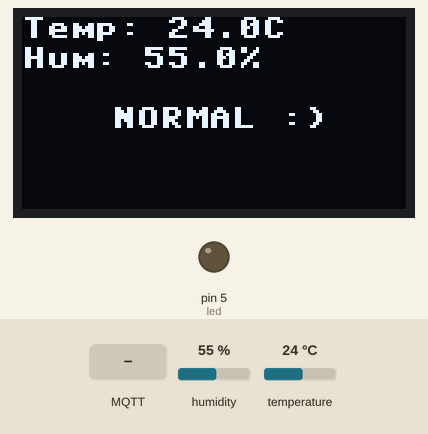
The program below on a simulated MicroPython board. Shown: 128×64 one-colour display, output pins drawn as LEDs (lit = HIGH). The test bench sets the inputs (shaded band); at power-on: temperature 24 °C, humidity 55 %. WiFi joins after 1.5 s; the clock reads 2024-03-15 10:24:30 at power-on unless the program sets it; files the program writes start out absent; no MQTT or app messages arrive unless stated; library files of the repository ran but are not shown: ssd1306.py, ds1307.py; what the program prints to the serial console is not drawn.

Above: at 5.4 s.
5.5 s: temperature set to 15.5 °C
At 6.7 s:
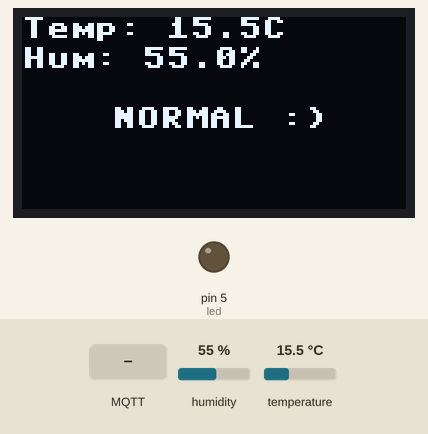
7.9 s: temperature set to 14.5 °C
At 8.9 s:
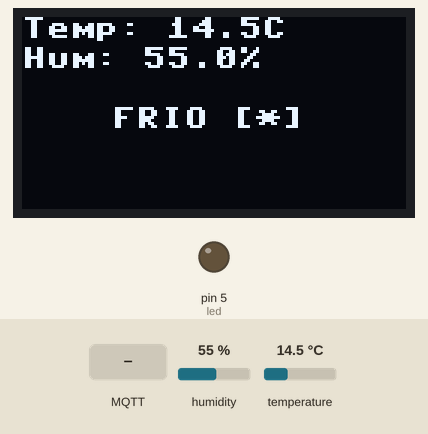
10.3 s: temperature set to 33 °C
At 11.2 s:
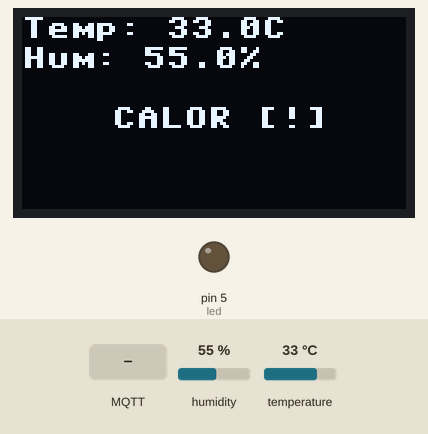
12.7 s: MQTT message "on" arrives on the first subscribed topic
At 15.7 s:
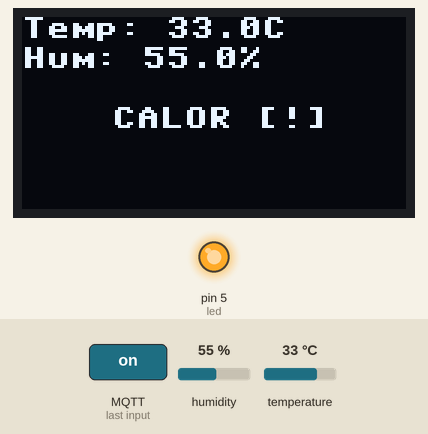
16.0 s: temperature set to 30.4 °C
At 17.1 s:
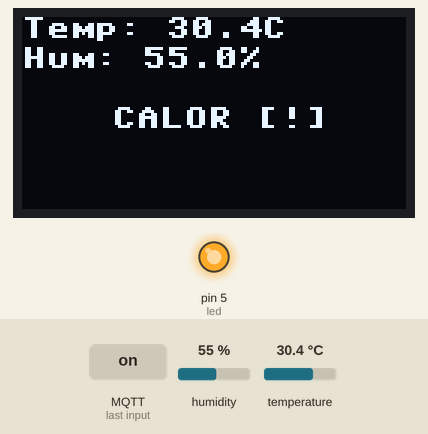
18.4 s: temperature set to 29.4 °C
At 19.4 s:
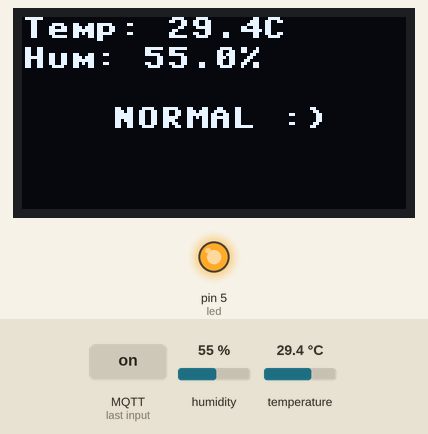
Timing chart, 0 to 21.4 s (numbered marks = the images above; inputs shaded):
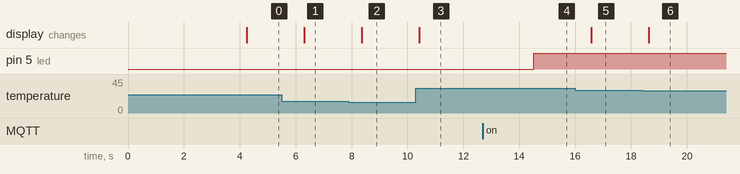

Measured:
- the behaviour switches between 15 and 14.9 °C on temperature (found by bisection; images 1 and 2)
- the behaviour switches between 30.1 and 30 °C on temperature (found by bisection; images 5 and 6)
- after the input at 5.5 s, the display: changes after 0.81 s (image 1)
- after the input at 7.9 s, the display: changes after 0.46 s (image 2)
- after the input at 10.3 s, the display: changes after 0.12 s (image 3)
- after the input at 12.7 s, pin 5 (led): LOW → HIGH after 1.8 s
- after the input at 16.0 s, the display: changes after 0.58 s (image 5)
- after the input at 18.4 s, the display: changes after 0.24 s (image 6)

The program:

main.py
```python
import machine
import dht
import utime
import framebuf
import ssd1306
import ds1307
import os
import sdcard
import network
import ubinascii
from umqtt.simple import MQTTClient

# Configuración del sensor DHT22
dht_pin = machine.Pin(4)
sensor = dht.DHT22(dht_pin)
led = machine.Pin(5, machine.Pin.OUT) #led rojo en d5


# Configuración de la pantalla OLED (I2C en GPIO 21 y 22)
i2c = machine.I2C(0, scl=machine.Pin(22), sda=machine.Pin(21))

# Inicialización del RTC DS1307
rtc = ds1307.DS1307(i2c)
rtc.establecer_fecha(3, 4, 2025)
rtc.establecer_hora(1, 23, 0)

# Inicialización de la microSD con la librería corregida
#spi = machine.SPI(1, baudrate=1000000, sck=machine.Pin(18), mosi=machine.Pin(23), miso=machine.Pin(19))
#cs = machine.Pin(5)  # Chip select
#sd = sdcard.SDCard(spi, cs)
#os.mount(sd, "/sd")
#sd_montada = False
#try:
 #   sd = sdcard.SDCard(spi, cs)
  #  vfs = os.VfsFat(sd)
   # os.mount(vfs, "/sd")
    #sd_montada = True
    #print("SD Montadad correctamente en /sd")
#except Exception as e:
 #   print("Error SD, usando memoria interna:",e)
  #  try:
   #     os.mkdir("/sd)
    #    print #


# Simula el montaje de la SD en Wokwi
try:
    os.mkdir("/sd")
except OSError:
    pass  # La carpeta ya existe

# Configuración WiFi
SSID = "Your WiFi direction"
PASSWORD = "Your Wifi Password"

# Configuración MQTT
MQTT_BROKER = "broker.emqx.io"
MQTT_TOPIC = "data/temp"
MQTT_CLIENT_ID = ubinascii.hexlify(machine.unique_id()).decode()
MQTT_PORT = 1883


# Verificar si el OLED está detectado
devices = i2c.scan()
if 0x3C not in devices:
    print("Error: Pantalla OLED no detectada en el bus I2C")
else:
    print("Pantalla OLED detectada correctamente.")

# Inicializar OLED (128x64)
oled = ssd1306.SSD1306_I2C(128, 64, i2c)

# Imagen monocromática en formato bytearray (debe ser de 1024 bytes para 128x64)
#emoji_bitmap = bytearray([0xFF] * 1024)  # Prueba con una imagen blanca para verificar
emoji_bitmap = bytearray([0xff, 0xff, 0xff, 0xff, 0xff, 0xff, 0xfe, 0x07, 0xff, 0xff, 0xff, 0xff, 0xff, 0xff, 0xff, 0xff,
0xff, 0xff, 0xff, 0xff, 0xff, 0xff, 0xfc, 0x07, 0xff, 0xff, 0xff, 0xff, 0xff, 0xff, 0xff, 0xff,
0xff, 0xff, 0xff, 0xff, 0xff, 0xff, 0xfc, 0x03, 0xcf, 0xff, 0xff, 0xff, 0xff, 0xff, 0xff, 0xff,
0xff, 0xff, 0xff, 0xff, 0xff, 0xff, 0xfc, 0x03, 0x87, 0xff, 0xff, 0xff, 0xff, 0xff, 0xff, 0xff,
0xff, 0xff, 0xff, 0xff, 0xff, 0xff, 0xf0, 0x00, 0x01, 0xff, 0xff, 0xff, 0xff, 0xff, 0xff, 0xff,
0xff, 0xff, 0xff, 0xff, 0xff, 0xff, 0xe0, 0x00, 0x00, 0xff, 0xff, 0xff, 0xff, 0xff, 0xff, 0xff,
0xff, 0xff, 0xff, 0xff, 0xff, 0xff, 0xe1, 0xf8, 0x00, 0xff, 0xff, 0xff, 0xff, 0xff, 0xff, 0xff,
0xff, 0xff, 0xff, 0xff, 0xff, 0xff, 0xe0, 0x0f, 0x01, 0xff, 0xff, 0xff, 0xff, 0xff, 0xff, 0xff,
0xff, 0xff, 0xff, 0xff, 0xff, 0xff, 0xe0, 0x03, 0xc1, 0xff, 0xff, 0xff, 0xff, 0xff, 0xff, 0xff,
0xff, 0xff, 0xff, 0xff, 0xff, 0xff, 0xfc, 0x00, 0xe1, 0xff, 0xff, 0xff, 0xff, 0xff, 0xff, 0xff,
0xff, 0xff, 0xff, 0xff, 0xff, 0xff, 0xe0, 0x70, 0x71, 0xff, 0xff, 0xff, 0xff, 0xff, 0xff, 0xff,
0xff, 0xff, 0xff, 0xff, 0xff, 0xff, 0xe7, 0x04, 0x18, 0x0f, 0xff, 0xff, 0xff, 0xff, 0xff, 0xff,
0xff, 0xff, 0xff, 0xff, 0xff, 0xff, 0xf8, 0x69, 0x4c, 0x0f, 0xff, 0xff, 0xff, 0xff, 0xff, 0xff,
0xff, 0xff, 0xff, 0xff, 0xff, 0xff, 0xe1, 0xe4, 0x44, 0x07, 0xff, 0xff, 0xff, 0xff, 0xff, 0xff,
0xff, 0xff, 0xff, 0xff, 0xff, 0xff, 0xf0, 0x08, 0x42, 0x07, 0xff, 0xff, 0xff, 0xff, 0xff, 0xff,
0xff, 0xff, 0xff, 0xff, 0xff, 0xff, 0xe3, 0x3f, 0x62, 0x07, 0xff, 0xff, 0xff, 0xff, 0xff, 0xff,
0xff, 0xff, 0xff, 0xff, 0xff, 0xff, 0xe0, 0x41, 0x9a, 0x03, 0xff, 0xff, 0xff, 0xff, 0xff, 0xff,
0xff, 0xff, 0xff, 0xff, 0xff, 0xff, 0xf8, 0x1b, 0x7a, 0x0f, 0xff, 0xff, 0xff, 0xff, 0xff, 0xff,
0xff, 0xff, 0xff, 0xff, 0xff, 0xff, 0xe0, 0x34, 0x3f, 0x3f, 0xff, 0xff, 0xff, 0xff, 0xff, 0xff,
0xff, 0xff, 0xff, 0xff, 0xff, 0xff, 0xe3, 0xec, 0x3f, 0x3f, 0xff, 0xff, 0xff, 0xff, 0xff, 0xff,
0xff, 0xff, 0xff, 0xff, 0xff, 0xff, 0xe2, 0xc4, 0x3f, 0x3f, 0xff, 0xff, 0xff, 0xff, 0xff, 0xff,
0xff, 0xff, 0xff, 0xff, 0xff, 0xff, 0xe9, 0x44, 0x7f, 0x0f, 0xff, 0xff, 0xff, 0xff, 0xff, 0xff,
0xff, 0xff, 0xff, 0xff, 0xff, 0xff, 0xe2, 0x1a, 0xfe, 0x03, 0xff, 0xff, 0xff, 0xff, 0xff, 0xff,
0xff, 0xff, 0xff, 0xff, 0xff, 0xff, 0xe0, 0x94, 0x7e, 0x03, 0xff, 0xff, 0xff, 0xff, 0xff, 0xff,
0xff, 0xff, 0xff, 0xff, 0xff, 0xff, 0xe4, 0x91, 0xe0, 0x07, 0xff, 0xff, 0xff, 0xff, 0xff, 0xff,
0xff, 0xff, 0xff, 0xff, 0xff, 0xff, 0xe8, 0x88, 0x00, 0x07, 0xff, 0xff, 0xff, 0xff, 0xff, 0xff,
0xff, 0xff, 0xff, 0xff, 0xff, 0xff, 0xe8, 0x88, 0x20, 0x07, 0xff, 0xff, 0xff, 0xff, 0xff, 0xff,
0xff, 0xff, 0xff, 0xff, 0xff, 0xff, 0xf0, 0x84, 0x20, 0x0f, 0xff, 0xff, 0xff, 0xff, 0xff, 0xff,
0xff, 0xff, 0xff, 0xff, 0xff, 0xff, 0xf0, 0x82, 0x20, 0xcf, 0xff, 0xff, 0xff, 0xff, 0xff, 0xff,
0xff, 0xff, 0xff, 0xff, 0xff, 0xff, 0xe0, 0x81, 0x81, 0xff, 0xff, 0xff, 0xff, 0xff, 0xff, 0xff,
0xff, 0xff, 0xff, 0xff, 0xff, 0xff, 0xe1, 0x81, 0x01, 0xff, 0xff, 0xff, 0xff, 0xff, 0xff, 0xff,
0xff, 0xff, 0xff, 0xff, 0xff, 0xff, 0xe1, 0x81, 0x01, 0xff, 0xff, 0xff, 0xff, 0xff, 0xff, 0xff,
0xff, 0xff, 0xff, 0xff, 0xff, 0xff, 0xf9, 0x86, 0x00, 0xff, 0xff, 0xff, 0xff, 0xff, 0xff, 0xff,
0xff, 0xff, 0xff, 0xff, 0xff, 0xff, 0xe7, 0xf8, 0x00, 0xff, 0xff, 0xff, 0xff, 0xff, 0xff, 0xff,
0xff, 0xff, 0xff, 0xff, 0xff, 0xff, 0xe0, 0x00, 0x01, 0xff, 0xff, 0xff, 0xff, 0xff, 0xff, 0xff,
0xff, 0xff, 0xff, 0xff, 0xff, 0xff, 0xfc, 0x03, 0x83, 0xff, 0xff, 0xff, 0xff, 0xff, 0xff, 0xff,
0xff, 0xff, 0xff, 0xff, 0xff, 0xff, 0xfc, 0x03, 0xcf, 0xff, 0xff, 0xff, 0xff, 0xff, 0xff, 0xff,
0xff, 0xff, 0xff, 0xff, 0xff, 0xff, 0xfc, 0x03, 0xff, 0xff, 0xff, 0xff, 0xff, 0xff, 0xff, 0xff,
0xff, 0xff, 0xff, 0xff, 0xff, 0xff, 0xfe, 0x03, 0xff, 0xff, 0xff, 0xff, 0xff, 0xff, 0xff, 0xff,
0xff, 0xff, 0xff, 0xff, 0xff, 0xff, 0xff, 0xff, 0xff, 0xff, 0xff, 0xff, 0xff, 0xff, 0xff, 0xff,
0xff, 0xff, 0xff, 0xff, 0xff, 0xff, 0xff, 0xff, 0xff, 0xff, 0xff, 0xff, 0xff, 0xff, 0xff, 0xff,
0xff, 0xff, 0xff, 0xff, 0xff, 0xff, 0xff, 0xff, 0xff, 0xff, 0xff, 0xff, 0xff, 0xff, 0xff, 0xff,
0xff, 0xff, 0xff, 0xff, 0xff, 0xff, 0xff, 0xff, 0xff, 0xff, 0xff, 0xff, 0xff, 0xff, 0xff, 0xff,
0xff, 0xff, 0xff, 0xff, 0xff, 0xfc, 0x49, 0xd3, 0xe6, 0x52, 0x7f, 0xff, 0xff, 0xff, 0xff, 0xff,
0xff, 0xff, 0xff, 0xff, 0xff, 0xfe, 0xdb, 0x55, 0xd5, 0xc6, 0xbf, 0xff, 0xff, 0xff, 0xff, 0xff,
0xff, 0xff, 0xff, 0xff, 0xff, 0xfe, 0xd7, 0x0d, 0xdd, 0x4d, 0xbf, 0xff, 0xff, 0xff, 0xff, 0xff,
0xff, 0xff, 0xff, 0xff, 0xff, 0xfe, 0xd7, 0x55, 0xd5, 0x4f, 0xbf, 0xff, 0xff, 0xff, 0xff, 0xff,
0xff, 0xff, 0xff, 0xff, 0xff, 0xfe, 0xc9, 0x51, 0x04, 0x52, 0x3f, 0xff, 0xff, 0xff, 0xff, 0xff,
0xff, 0xff, 0xff, 0xff, 0xff, 0xff, 0xff, 0xff, 0xff, 0xff, 0xff, 0xff, 0xff, 0xff, 0xff, 0xff,
0xff, 0xff, 0xff, 0xff, 0xff, 0xff, 0xff, 0xff, 0xff, 0xff, 0xff, 0xff, 0xff, 0xff, 0xff, 0xff,
0xff, 0xff, 0xff, 0xff, 0xff, 0xf7, 0xbf, 0xff, 0xff, 0xff, 0xff, 0xff, 0xff, 0xff, 0xff, 0xff,
0xff, 0xff, 0xff, 0xff, 0xeb, 0x45, 0x15, 0xaf, 0x13, 0xb4, 0x9c, 0x47, 0xff, 0xff, 0xff, 0xff,
0xff, 0xff, 0xff, 0xff, 0xe3, 0x5c, 0xd5, 0x2f, 0x63, 0xa5, 0x9d, 0xb7, 0xff, 0xff, 0xff, 0xff,
0xff, 0xff, 0xff, 0xff, 0xea, 0x9c, 0xd9, 0x2f, 0x67, 0x87, 0x9d, 0xb7, 0xff, 0xff, 0xff, 0xff,
0xff, 0xff, 0xff, 0xff, 0xea, 0x25, 0x1c, 0x03, 0x13, 0x94, 0xac, 0x47, 0xff, 0xff, 0xff, 0xff,
0xff, 0xff, 0xff, 0xff, 0xff, 0xff, 0xff, 0xff, 0xff, 0xff, 0xff, 0xff, 0xff, 0xff, 0xff, 0xff,
0xff, 0xff, 0xff, 0xff, 0xff, 0xff, 0xff, 0xff, 0xff, 0xff, 0xff, 0xff, 0xff, 0xff, 0xff, 0xff,
0xff, 0xff, 0xff, 0xff, 0xff, 0xff, 0xff, 0xff, 0xff, 0xff, 0xff, 0xff, 0xff, 0xff, 0xff, 0xff,
0xff, 0xff, 0xff, 0xff, 0xff, 0xff, 0xff, 0xff, 0xff, 0xff, 0xff, 0xff, 0xff, 0xff, 0xff, 0xff,
0xff, 0xff, 0xff, 0xff, 0xff, 0xff, 0xff, 0xff, 0xff, 0xff, 0xff, 0xff, 0xff, 0xff, 0xff, 0xff,
0xff, 0xff, 0xff, 0xff, 0xff, 0xff, 0xff, 0xff, 0xff, 0xff, 0xff, 0xff, 0xff, 0xff, 0xff, 0xff,
0xff, 0xff, 0xff, 0xff, 0xff, 0xff, 0xff, 0xff, 0xff, 0xff, 0xff, 0xff, 0xff, 0xff, 0xff, 0xff,
0xff, 0xff, 0xff, 0xff, 0xff, 0xff, 0xff, 0xff, 0xff, 0xff, 0xff, 0xff, 0xff, 0xff, 0xff, 0xff,
0xff, 0xff, 0xff, 0xff, 0xff, 0xff, 0xff, 0xff, 0xff, 0xff, 0xff, 0xff, 0xff, 0xff, 0xff, 0xff])


# Crear el frame buffer para la imagen
emoji_fb = framebuf.FrameBuffer(emoji_bitmap, 128, 64, framebuf.MONO_HLSB)

# Mostrar la imagen antes de iniciar el bucle principal
oled.fill(0)  # Borra la pantalla
oled.blit(emoji_fb, 0, 0)  # Carga la imagen
oled.show()
utime.sleep(2)  # Espera 2 segundos para que la imagen sea visible antes de sobrescribir

# Conectar WiFi
def conectar_wifi():
    wlan = network.WLAN(network.STA_IF)
    wlan.active(True)
    wlan.connect(SSID, PASSWORD)

    while not wlan.isconnected():
        print("Conectando a WiFi...")
        utime.sleep(1)

    print("Conectado a WiFi:", wlan.ifconfig())


# Función para registrar datos
def registrar_datos(temp, hum):
    try:
        # Obtener fecha y hora reales del RTC
        fecha = rtc.obtener_fecha()
        hora = rtc.obtener_hora()

        # Guardar en la microSD
        with open("/sd/datalog.csv", "a") as f:
            f.write(f"{fecha} {hora}, {temp:.1f}, {hum:.1f}\n")


        # Leer y mostrar contenido en la consola
        print("\n--- Contenido de datalog.csv ---")
        with open("/sd/datalog.csv", "r") as f:
            for line in f:
                print(line)

    except Exception as e:
        print("Error al guardar datos!!")


# Función para obtener datos del sensor DHT22
def obtener_temperatura():
    sensor.measure()
    temp = sensor.temperature()  # °C
    hum = sensor.humidity()  # %
    return temp, hum

# Función para mostrar la temperatura, humedad y el emoji de estado
def mostrar_emoji(temp, hum):
    oled.fill(0)  # Borra la pantalla antes de escribir texto
    oled.text("Temp: {:.1f}C".format(temp), 0, 0)
    oled.text("Hum: {:.1f}%".format(hum), 0, 10)

    # Mostrar un estado en función de la temperatura
    if temp < 15:
        oled.text("FRIO [*]", 30, 30)  # Frío
    elif temp >= 15 and temp <= 30:
        oled.text("NORMAL :)", 30, 30)  # Normal
    else:
        oled.text("CALOR [!]", 30, 30)  # Calor

    oled.show()


# Función para publicar datos en MQTT
def publicar_mqtt(temp, hum):
    if temp is None or hum is None:
        print("No hay datos válidos para enviar.")
        return

    try:
        mensaje = f'{{"temperatura": {temp:.1f}, "humedad": {hum:.1f}}}'
        mqtt_client.publish(MQTT_TOPIC, mensaje)
        print(f"Datos enviados MQTT: {mensaje}")
    except Exception as e:
        print("Error al enviar datos MQTT:", e)

def mqtt_callback(topic, msg):
    mensaje = msg.decode('utf-8').strip().lower()
    print(f"Mensaje recibido: {mensaje}")

    if mensaje == 'on':
        led.value(1)
        print("LED Encendido via MQTT")
    elif mensaje == "off":
        led.value(0)
        print("LED Apagado via MQTT")


# Conectar a WiFi antes de iniciar MQTT
conectar_wifi()

# Inicializar cliente MQTT
mqtt_client = MQTTClient(MQTT_CLIENT_ID, MQTT_BROKER, port=MQTT_PORT)
mqtt_client.set_callback(mqtt_callback)
mqtt_client.connect()
mqtt_client.subscribe("data/led")
print(f"Conectado al broker MQTT {MQTT_BROKER}")


# Bucle principal
while True:
    try:
        temperatura, humedad = obtener_temperatura()
        mostrar_emoji(temperatura, humedad)
        registrar_datos(temperatura,humedad)
        #Procesar los mensajes MQTT entrantes para controlar el led
        mqtt_client.check_msg()
        utime.sleep(2)  # Espera 2 segundos antes de actualizar
        if temperatura is not None and humedad is not None:
            print(f" Temp: {temperatura:.1f}°C | Hum: {humedad:.1f}%")
            publicar_mqtt(temperatura, humedad)
    except OSError as e:
        oled.fill(0)
        oled.text("Error Sensor!", 20, 20)
        oled.show()
        utime.sleep(2)

    
```
